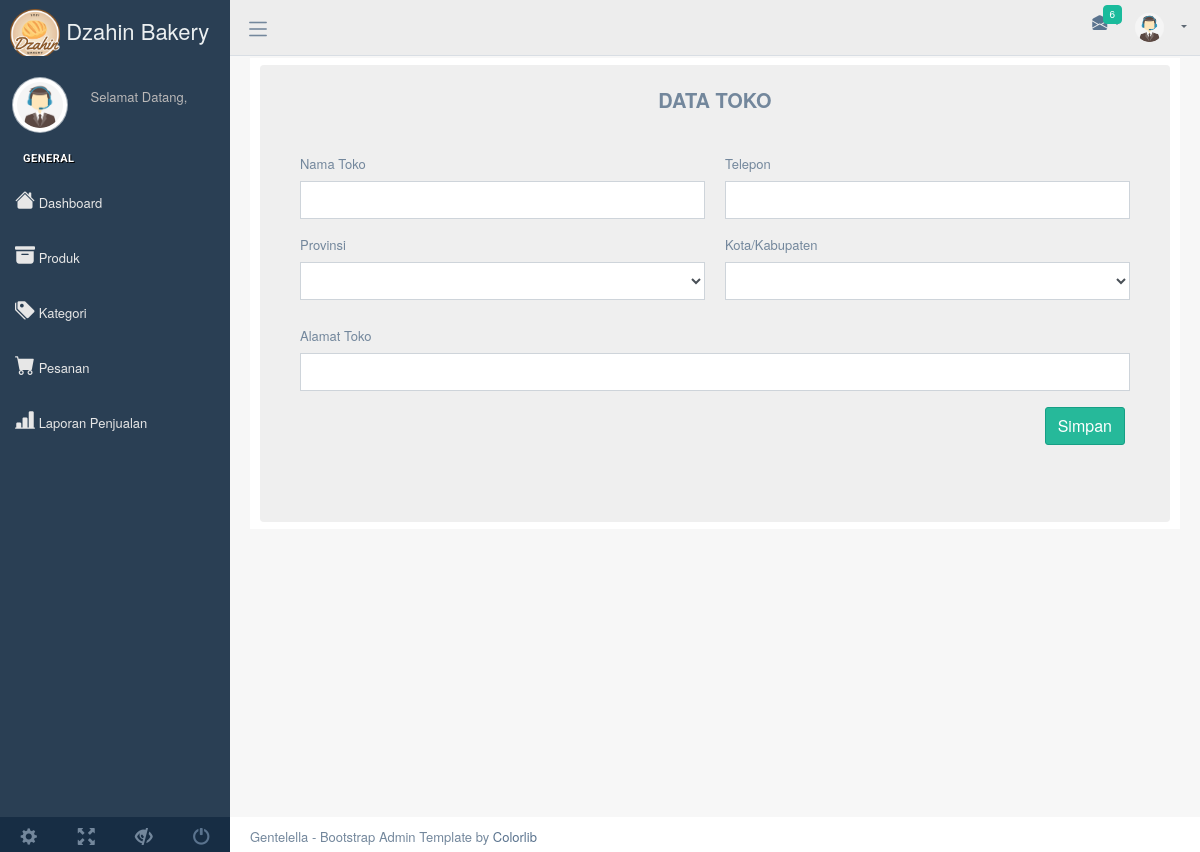
The app's page /index.php/admin/settings, older data.
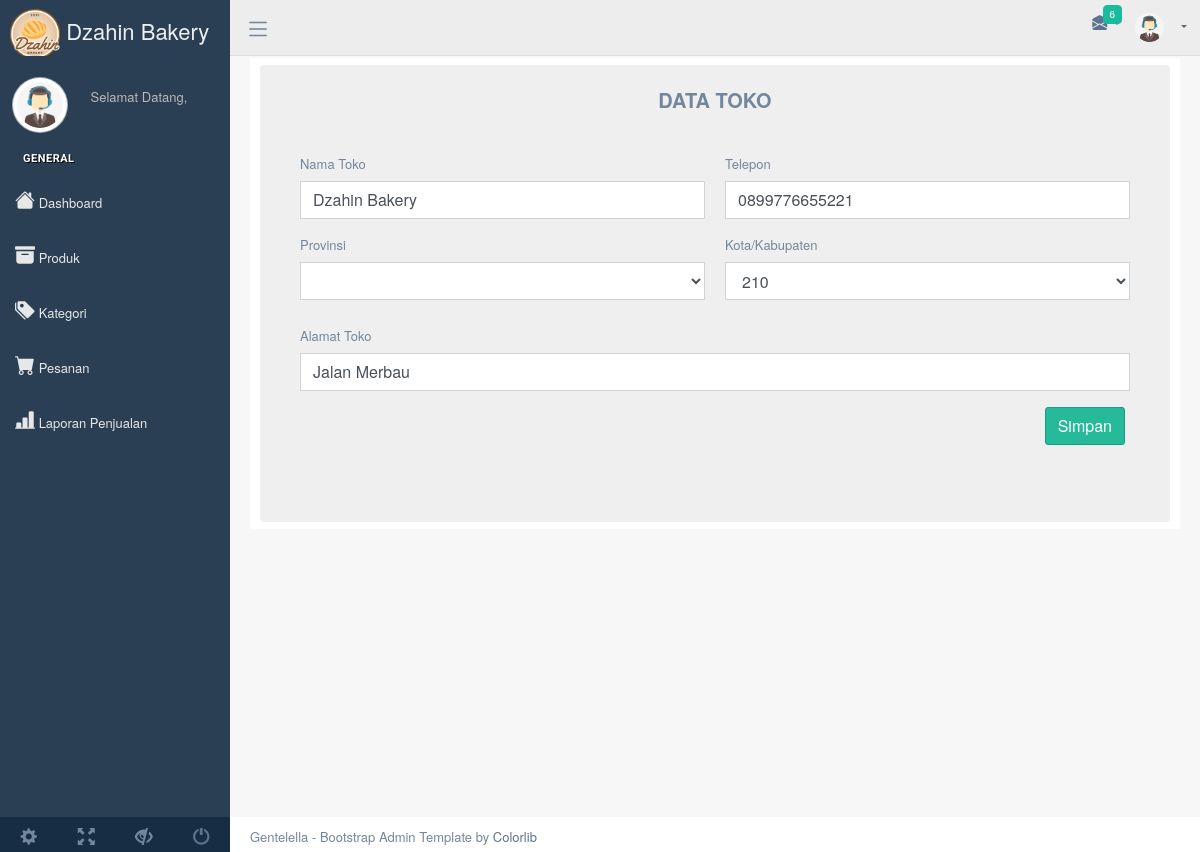
The same page, newer data.
### tables this page shows
CREATE TABLE `tbl_toko` (
  `idToko` int(1) NOT NULL,
  `namaToko` varchar(30) NOT NULL,
  `telepon` varchar(15) NOT NULL,
  `alamat` varchar(100) NOT NULL,
  `lokasi` int(11) DEFAULT NULL
);

### application/controllers/Admin.php (called while the page is built, shortened)
<?php
class Admin extends CI_Controller
{
  public function __construct()
  {
    $this->load->library('form_validation');
    $this->load->model('Madmin');
  }
    public function settings(){
      $data['settings'] = $this->Madmin->data_Settings();
      $this->load->view('admin/sidebar');
      $this->load->view('admin/menu');
      $this->load->view('admin/settings', $data);
      $this->load->view('admin/footer');
    }
}

### index.php (called while the page is built, shortened)
<?php
require_once BASEPATH.'core/CodeIgniter.php';

### application/models/Madmin.php (called while the page is built, shortened)
<?php
class Madmin extends CI_Model
{
  public function data_settings(){
		$this->db->select('*');
		$this->db->from('tbl_toko');
		$this->db->where('idToko', 1);
		$query = $this->db->get()->row();
		return $query;
	}
}

### application/views/admin/settings.php (the view, shortened to what this page needs)
<div class="right_col" role="main">
    <div class="row mt-5">
        <div class="col-md-12 col-sm-12">
            <div class="dashboard_graph">
                <div class="row justify-content-center">
                    <div class="col-md-12">
                        <div class="row justify-content-center">
                            <div class="col-md-12">
                            <div class="table-responsive custom-table-responsive">
                                  <table class="table custom-table text-center">
                                      <thead>
                                      <nav class="text-center" aria-label=" breadcrumb">
                                        <a class="breadcrumb-item" aria-current="page" style="font-size:20px;"><b>DATA TOKO</b></a>
                                      </nav>
                                      </thead>
                                      <tbody><br>
                                        <div class="card-body">
                                            <form action="<?php echo site_url('admin/settings_action'); ?>" method="post">
                                                <div class="row">
                                                    <div class="col-md-6 form-group mb-3">
                                                        <label>Nama Toko</label>
                                                        <input name="namaToko" class="form-control" type="text" value="<?php echo $settings->namaToko; ?>">
                                                    </div>
                                                    <div class="col-md-6 form-group mb-3">
                                                        <label>Telepon</label>
                                                        <input name="telepon" class="form-control" type="text" value="<?php echo $settings->telepon; ?>">
                                                    </div>
                                                    <div class="col-md-6 mb-3">
                                                        <div class="form-group">
                                                            <label>Provinsi</label>
                                                                <select class="form-control" name="provinsi"></select>
                                                        </div>
                                                    </div>
                                                    <div class="col-md-6 form-group mb-3">
                                                        <div class="form-group">
                                                        <label>Kota/Kabupaten</label>
                                                            <select class="form-control" name="kota">
                                                                <option value="<?php echo $settings->lokasi; ?> "><?php echo $settings->lokasi; ?></option>
                                                            </select>
                                                        </div>
                                                    </div>
                                                    <div class="col-md-12 form-group mb-3">
                                                        <label>Alamat Toko</label>
                                                        <input name="alamat" class="form-control" type="text" value="<?php echo $settings->alamat; ?>">
                                                    </div>
                                                    <div class="col-md-12 form-group mb-3 d-flex flex-row-reverse">
                                                    <button type="submit" class="btn btn-success">Simpan</button>
                                                    </div>
                                                </div>
                                            </form>
                                        </div>
                                      </tbody>
                                  </table>
                                </div>
                            </div>
                        </div>
                    </div>
                </div>
            </div>
        </div>
    </div>
</div>

Row changes from the older to the newer data that the page shows:
added tbl_toko: namaToko "Dzahin Bakery", telepon "0899776655221", kota "210", alamat "Jalan Merbau"
